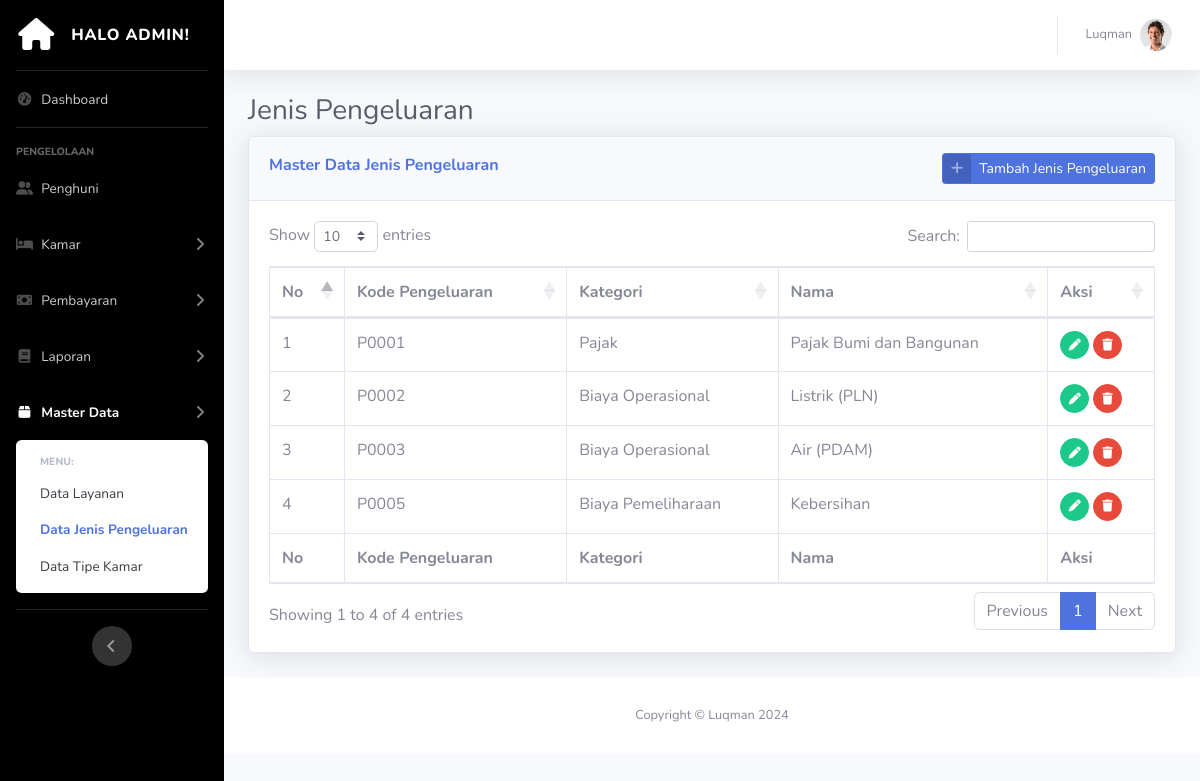
Page /app/admin/admin-jenis-pengeluaran.php (signed in) on the committed database.
### tables this page shows
CREATE TABLE `pengguna` (
  `id_pengguna` int(11) NOT NULL,
  `nama_pengguna` varchar(255) NOT NULL,
  `alamat_pengguna` varchar(255) DEFAULT NULL,
  `provinsi_pengguna` varchar(255) DEFAULT NULL,
  `kota_pengguna` varchar(255) DEFAULT NULL,
  `telepon_pengguna` varchar(255) NOT NULL,
  `email_pengguna` varchar(255) NOT NULL,
  `kelamin_pengguna` enum('Pria','Wanita') DEFAULT NULL,
  `tanggal_lahir_pengguna` date DEFAULT NULL,
  `no_ktp_pengguna` varchar(255) DEFAULT NULL,
  `password` varchar(255) NOT NULL,
  `id_akses` int(1) NOT NULL,
  `foto_pengguna` varchar(255) DEFAULT NULL
);

CREATE TABLE `jenis_pengeluaran` (
  `id_jenis_pengeluaran` int(11) NOT NULL,
  `kode_pengeluaran` varchar(255) NOT NULL,
  `kategori_pengeluaran` enum('Biaya Operasional','Biaya Pemeliharaan','Biaya Makanan','Biaya Marketing','Biaya Lainnya','Pajak') NOT NULL,
  `nama_pengeluaran` varchar(255) NOT NULL
);

### app/admin/admin-jenis-pengeluaran.php (the view, shortened to what this page needs)
<?php
include '../../actions/koneksi.php';
?>
<!DOCTYPE html>
<html lang="en">
<head>
  <link href="../../vendor/fontawesome-free/css/all.min.css" rel="stylesheet" type="text/css">
  <link rel="stylesheet" href="../../css/bootstrap.min.css">
  <link href="../../css/sb-admin-1.min.css" rel="stylesheet">
  <link href="../../vendor/datatables/dataTables.bootstrap4.min.css" rel="stylesheet">
</head>
<body id="page-top">
  <div id="wrapper">
    <ul class="navbar-nav bg-gradient-primary sidebar sidebar-dark accordion" id="accordionSidebar">
      <a class="sidebar-brand d-flex align-items-center justify-content-center" href="index.php">
        <div class="sidebar-brand-icon">
          <i class="fas fa-home"></i>
        </div>
        <div class="sidebar-brand-text mx-3">Halo Admin!</div>
      </a>
      <hr class="sidebar-divider my-0">
      <li class="nav-item">
        <a class="nav-link" href="admin-dashboard.php">
          <i class="fas fa-fw fa-tachometer-alt"></i>
          <span>Dashboard</span></a>
      </li>
      <hr class="sidebar-divider">
      <div class="sidebar-heading">
        Pengelolaan
      </div>
      <li class="nav-item">
        <a class="nav-link" href="admin-penghuni.php">
          <i class="fas fa-fw fa-user-friends"></i>
          <span>Penghuni</span></a>
      </li>
      <li class="nav-item">
        <a class="nav-link collapsed" href="#" data-toggle="collapse" data-target="#collapseKamar"
          aria-expanded="true" aria-controls="collapseKamar">
          <i class="fas fa-fw fa-bed"></i>
          <span>Kamar</span>
        </a>
      </li>
      <li class="nav-item">
        <a class="nav-link collapsed" href="#" data-toggle="collapse" data-target="#collapseTwo" aria-expanded="true"
          aria-controls="collapseTwo">
          <i class="fas fa-fw fa-money-bill"></i>
          <span>Pembayaran</span>
        </a>
      </li>
      <li class="nav-item">
        <a class="nav-link collapsed" href="#" data-toggle="collapse" data-target="#collapseUtilities"
          aria-expanded="true" aria-controls="collapseUtilities">
          <i class="fas fa-fw fa-book"></i>
          <span>Laporan</span>
        </a>
      </li>
      <li class="nav-item active">
        <a class="nav-link collapsed" href="#" data-toggle="collapse" data-target="#collapseMaster"
          aria-expanded="true" aria-controls="collapseUtilities">
          <i class="fas fa-fw fa-box"></i>
          <span>Master Data</span>
        </a>
        <div id="collapseMaster" class="collapse show" aria-labelledby="headingUtilities" data-parent="#accordionSidebar">
          <div class="bg-white py-2 collapse-inner rounded">
            <h6 class="collapse-header">Menu:</h6>
            <a class="collapse-item" href="admin-data-layanan.php">Data Layanan</a>
            <a class="collapse-item active" href="#">Data Jenis Pengeluaran</a>
            <a class="collapse-item" href="admin-tipe-kamar.php">Data Tipe Kamar</a>
          </div>
        </div>
      </li>
      <hr class="sidebar-divider d-none d-md-block">
      <div class="text-center d-none d-md-inline">
        <button class="rounded-circle border-0" id="sidebarToggle"></button>
      </div>
    </ul>
    <div id="content-wrapper" class="d-flex flex-column">
      <div id="content">
        <nav class="navbar navbar-expand navbar-light bg-white topbar mb-4 static-top shadow">
          <ul class="navbar-nav ml-auto">
            <li class="nav-item dropdown no-arrow">
              <a class="nav-link dropdown-toggle" href="#" id="userDropdown" role="button" data-toggle="dropdown"
                aria-haspopup="true" aria-expanded="false">
                <span
                  class="mr-2 d-none d-lg-inline text-gray-600 small"><?php print_r($_SESSION['akun_nama']);  ?></span>
                <?php
                $id = $_SESSION['akun_id'];
                $query = "SELECT * FROM pengguna WHERE id_pengguna = $id";
                $result = mysqli_query($conn, $query);
                while ($data = mysqli_fetch_array($result)) {
                  if ($data['foto_pengguna'] == NULL){
                ?>
                <img class="img-profile rounded-circle" src="../../img/none.png">
                  <?php } else { ?>
                <img class="img-profile rounded-circle" src="../../img/<?php print_r($data['foto_pengguna']);  ?>">
                <?php
                    }
                  }
                ?>
              </a>
            </li>
          </ul>
        </nav>
        <div class="container-fluid">
          <h1 class="h3 mb-2 text-gray-800">Jenis Pengeluaran</h1>
          <div class="card shadow mb-4">
            <div class="card-header py-3">
              <span class="m-0 font-weight-bold text-primary">Master Data Jenis Pengeluaran</span>
              <button class="btn btn-sm btn-primary btn-icon-split float-right" data-toggle="modal"
                data-target="#tambahJenisPengeluaran">
                <span class="icon text-white-50">
                  <i class="fas fa-plus"></i>
                </span>
                <span class="text">Tambah Jenis Pengeluaran</span>
              </button>
            </div>
            <div class="card-body">
              <div class="table-responsive">
                <table class="table table-bordered" id="dataTable" width="100%" cellspacing="0">
                  <thead>
                    <tr>
                      <th>No</th>
                      <th>Kode Pengeluaran</th>
                      <th>Kategori</th>
                      <th>Nama</th>
                      <th>Aksi</th>
                    </tr>
                  </thead>
                  <tfoot>
                    <tr>
                      <th>No</th>
                      <th>Kode Pengeluaran</th>
                      <th>Kategori</th>
                      <th>Nama</th>
                      <th>Aksi</th>
                    </tr>
                  </tfoot>
                  <tbody>
                    <?php
                    $query = "SELECT * FROM `jenis_pengeluaran`";
                    $hasil = mysqli_query($conn, $query);
                    $no = 1;
                    while ($data_jenis_pengeluaran = mysqli_fetch_array($hasil)) {
                    ?>
                    <tr>
                      <td><?php echo $no; ?></td>
                      <td><?php echo $data_jenis_pengeluaran['kode_pengeluaran']; ?></td>
                      <td><?php echo $data_jenis_pengeluaran['kategori_pengeluaran']; ?></td>
                      <td><?php echo $data_jenis_pengeluaran['nama_pengeluaran']; ?></td>
                      <td>
                        <button id="<?php echo $data_jenis_pengeluaran['id_jenis_pengeluaran']; ?>" class="btn btn-success btn-circle btn-sm view_data" data-toggle="tooltip" data-placement="top" title="Edit Record">
                          <i class="fas fa-pen"></i>
                        </button>
                        <a href="../../actions/process-delete.php?id_hapus_jenis_pengeluaran=<?php echo $data_jenis_pengeluaran['id_jenis_pengeluaran']; ?>" class="btn btn-danger btn-circle btn-sm" data-toggle="tooltip" data-placement="top" title="Hapus Layanan Ini" onclick="return confirm('Anda yakin ingin menghapus data ini? Data yang dihapus tidak dapat dikembalikan!');">
                          <i class="fas fa-trash"></i>
                        </a>
                      </td>
                    </tr>
                    <?php
                      $no++;
                    }
                    ?>
                  </tbody>
                </table>
              </div>
            </div>
          </div>
        </div>
        <footer class="sticky-footer bg-white">
          <div class="container my-auto">
            <div class="copyright text-center my-auto">
              <span>Copyright &copy;  Luqman 2024</span>
            </div>
          </div>
        </footer>
      </div>
    </div>
</body>
</html>

### rows in the picture
jenis_pengeluaran: kode_pengeluaran "P0001", kategori_pengeluaran "Pajak", nama_pengeluaran "Pajak Bumi dan Bangunan"
jenis_pengeluaran: kode_pengeluaran "P0002", kategori_pengeluaran "Biaya Operasional", nama_pengeluaran "Listrik (PLN)"
jenis_pengeluaran: kode_pengeluaran "P0003", kategori_pengeluaran "Biaya Operasional", nama_pengeluaran "Air (PDAM)"
jenis_pengeluaran: kode_pengeluaran "P0005", kategori_pengeluaran "Biaya Pemeliharaan", nama_pengeluaran "Kebersihan"
